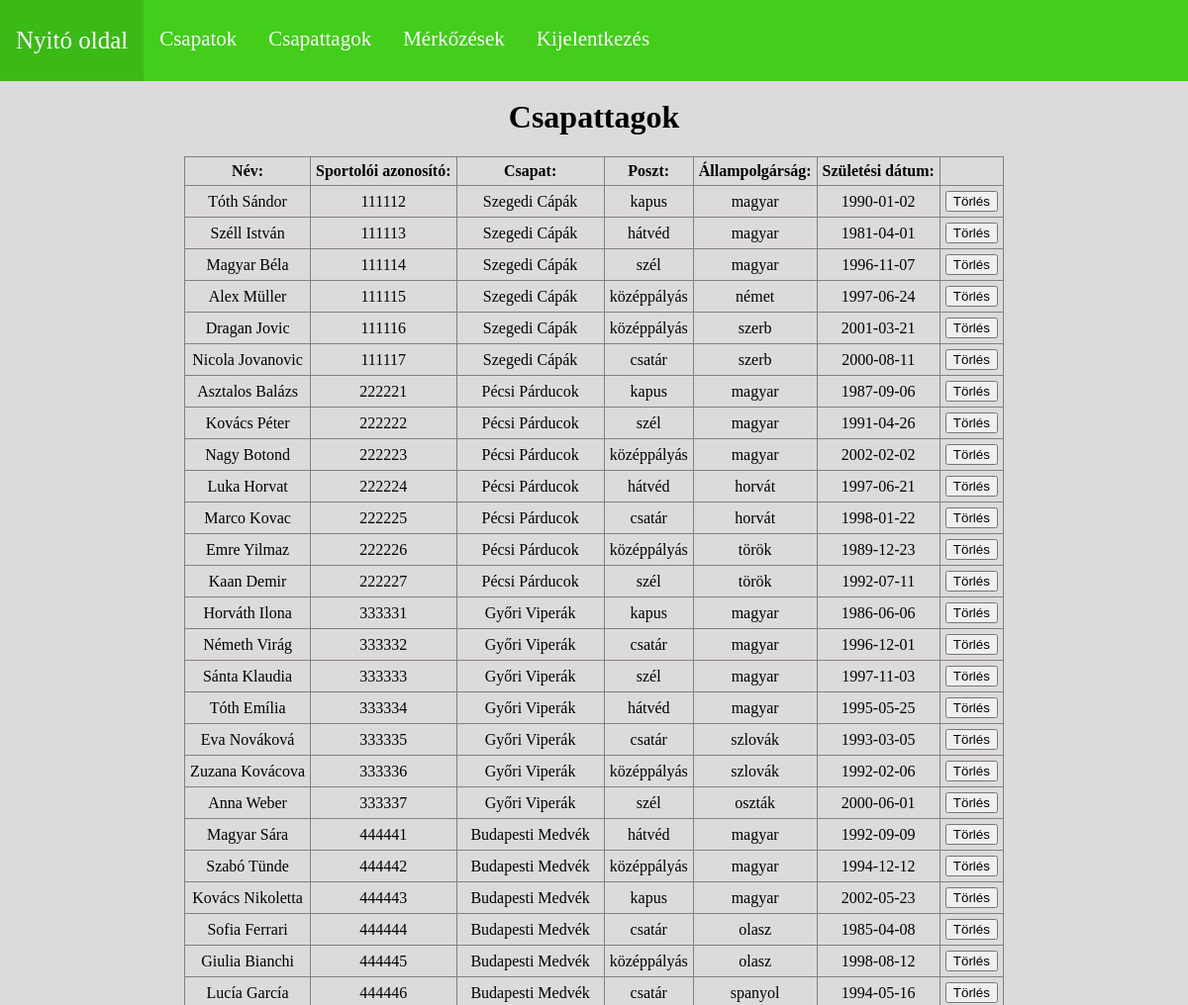
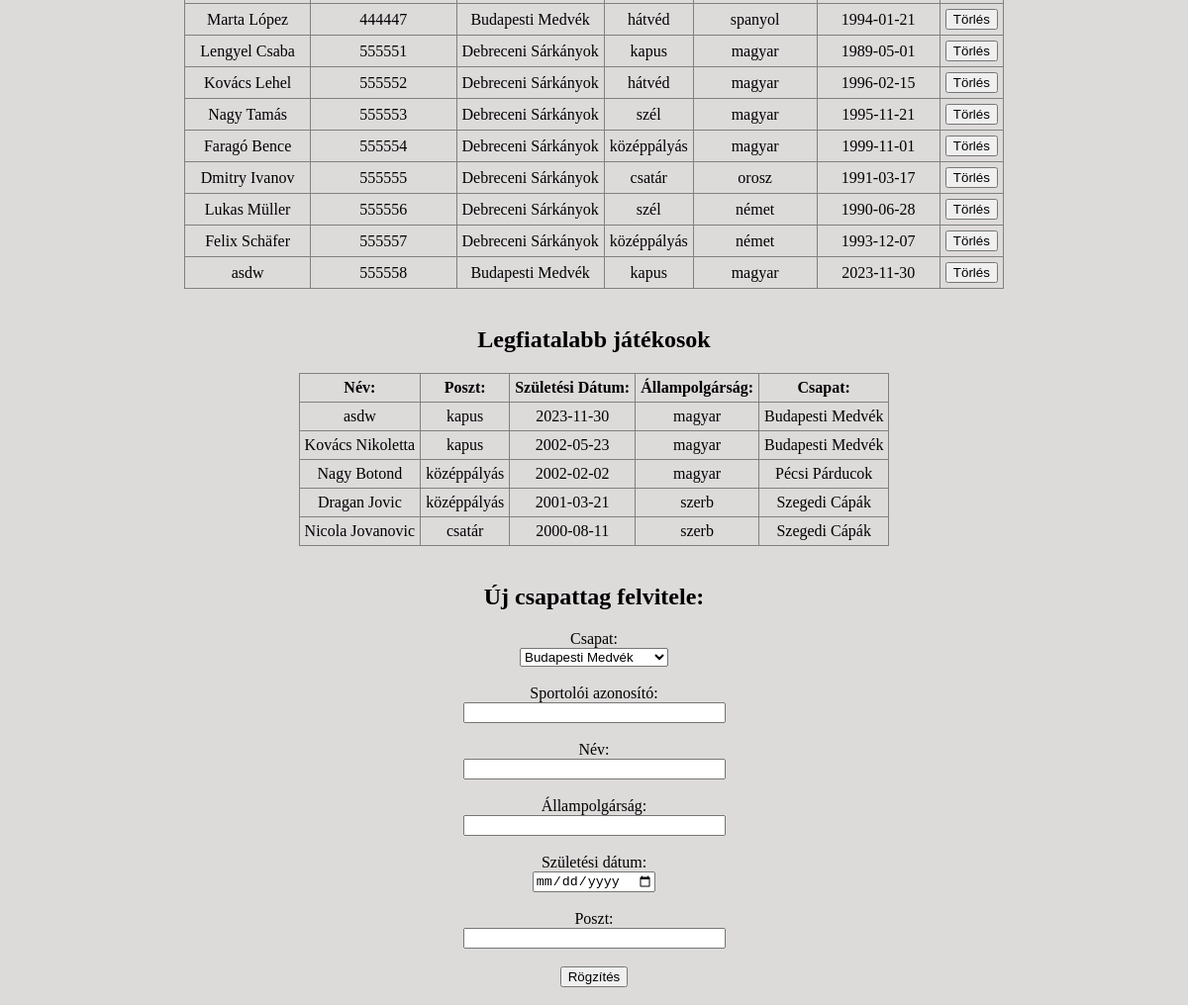
The page /Tagok.php (signed in) on the database its author committed (2 pictures, top to bottom).
### tables this page shows
CREATE TABLE `tag` (
  `sportoloid` int(6) NOT NULL,
  `nev` varchar(100) NOT NULL,
  `szuletesidatum` date NOT NULL,
  `allampolgarsag` varchar(50) NOT NULL,
  `poszt` varchar(50) NOT NULL,
  `csapatid` int(5) NOT NULL
);

CREATE TABLE `csapat` (
  `csapatid` int(5) NOT NULL,
  `nev` varchar(100) NOT NULL,
  `varos` varchar(100) NOT NULL,
  `alapitaseve` int(4) NOT NULL
);

### kezelofgvk.php (called while the page is built, shortened)
<?php
function felhasznalo_csatlakozas(){
    $conn = mysqli_connect('localhost', 'root', '') or die ("Hibás csatlakozás!");
    mysqli_query($conn, 'SET NAMES UTF8');
    mysqli_query($conn, 'SET character_set_results=utf8');
    mysqli_set_charset($conn, 'utf8');
    return $conn;
}
function csapat_leker(){
    if(!($conn = felhasznalo_csatlakozas())){
        return false;
    }
    $result = mysqli_query($conn,"SELECT * FROM csapat ORDER BY nev");
    return $result;
}
function tagok_leker(){
    if(!($conn = felhasznalo_csatlakozas())){
        return false;
    }
    $result = mysqli_query($conn, "SELECT csapat.nev AS csp, tag.nev AS spnev, tag.sportoloid AS id, tag.poszt AS spposzt, tag.allampolgarsag AS spnat, tag.szuletesidatum AS spszul FROM csapat, tag WHERE csapat.csapatid = tag.csapatid");
    return $result;
}
function legfiatalabb_tagok (){
    if(!($conn = felhasznalo_csatlakozas())){
        return false;
    }
    $result = mysqli_query($conn, "SELECT tag.nev AS nev, tag.poszt, tag.szuletesidatum, tag.allampolgarsag, csapat.nev AS csapatnev FROM tag, csapat WHERE tag.csapatid = csapat.csapatid ORDER BY tag.szuletesidatum DESC LIMIT 5;");
    return $result;
}
?>

### Tagok.php (the view, shortened to what this page needs)
<?php
include_once "kezelofgvk.php";
?>
<!DOCTYPE html>
<html lang="hu">
<head>
    <link rel="stylesheet" type="text/css" href="css/media.css">
</head>
<body>
<header>
    <nav>
        <ul class="navigation">
            <li><a href="Index.php" target="_self">Nyitó oldal</a></li>
            <li><a href="Csapatok.php" target="_self">Csapatok</a></li>
            <li><a href="Tagok.php" target="_self">Csapattagok</a></li>
            <li><a href="Merkozesek.php" target="_self">Mérkőzések</a></li>
            <?php if(!(isset($_SESSION["user"]))){?>
            <li><a href="Bejelentkezes.php" target="_self">Bejelentkezés</a></li>
            <li><a href="Regisztracio.php" target="_self">Regisztráció</a></li>
            <?php }else{ ?>
            <li><a href="Kijeletkezes.php" target="_self">Kijelentkezés</a></li>
            <?php } ?>
        </ul>
    </nav>
</header>
<h1>Csapattagok</h1>
<div>
    <table>
        <tr>
            <th>Név:</th>
            <th>Sportolói azonosító:</th>
            <th>Csapat:</th>
            <th>Poszt:</th>
            <th>Állampolgárság:</th>
            <th>Születési dátum:</th>
            <?php if(isset($_SESSION["user"])){ ?>
            <th></th>
            <?php } ?>
        </tr>
        <?php
        $tagok = tagok_leker();
        while($sor = mysqli_fetch_assoc($tagok)){
            echo '<form action="Tagok.php" method="post">';
            echo '<tr>';
            echo '<td>'. $sor["spnev"] .'</td>';
            echo '<td>'.  $sor["id"] .'</td>';
            echo '<td>'. $sor["csp"] . '</td>';
            echo '<td>'. $sor["spposzt"] .'</td>';
            echo '<td>'. $sor["spnat"] .'</td>';
            echo '<td>'. $sor["spszul"] .'</td>';
            if (isset($_SESSION["user"])){
                echo '<td><input type="hidden" name="tag" value="'. $sor["id"] .'"><input type="submit" name="torles" value="Törlés"></td>';
            }
            echo '</tr>';
            echo '</form>';
        }
        ?>
    </table>
</div><br>
<h2>Legfiatalabb játékosok</h2>
<div>
    <table>
        <tr>
            <th>Név:</th>
            <th>Poszt:</th>
            <th>Születési Dátum:</th>
            <th>Állampolgárság:</th>
            <th>Csapat:</th>
        </tr>
        <?php
        $fiatalok = legfiatalabb_tagok();
        while ($fiatal = mysqli_fetch_assoc($fiatalok)){
            echo '<tr>';
            echo '<td>'. $fiatal["nev"] .'</td>';
            echo '<td>'. $fiatal["poszt"] .'</td>';
            echo '<td>'. $fiatal["szuletesidatum"] .'</td>';
            echo '<td>'. $fiatal["allampolgarsag"] .'</td>';
            echo '<td>'. $fiatal["csapatnev"] .'</td>';
            echo '</tr>';
        }
        ?>
    </table>
</div><br>
<?php if(isset($_SESSION["user"])){ ?>
    <h2>Új csapattag felvitele:</h2>
    <div>
        <form action="Tagok.php" method="post">
            <label for="cspval">Csapat:</label><br>
            <select id="cspval" name="valasztottcsp">
                <?php
                $letezocsp = csapat_leker();
                if(mysqli_num_rows($letezocsp) > 0){
                    while($lista = mysqli_fetch_assoc($letezocsp)){
                        echo '<option value="'.  $lista["csapatid"].'">'. $lista["nev"] . '</option>';
                    }
                } else {
                    echo '<option value="">--Nincs választható csapat--</option>';
                }
                ?>
            </select><br><br>
            <label for="csp">Sportolói azonosító:</label><br>
            <input id="cs" type="text" name="spid", size="30"><br><br>
            <label for="name">Név:</label><br>
            <input id="name" type="text" name="spnev" size="30"><br><br>
            <label for="nat">Állampolgárság:</label><br>
            <input id="nat" type="text" name="spnat" size="30"><br><br>
            <label for="date">Születési dátum:</label><br>
            <input id="date" type="date" name="spszul"><br><br>
            <label for="poszt">Poszt:</label><br>
            <input id="poszt" type="text" name="sppost" size="30"><br><br>
            <input type="submit" name="ujsp" value="Rögzítés"><br><br>
        </form>
    </div>
<?php } ?>
</body>
</html>

### css/media.css (style rules this page uses)
* { box-sizing: border-box; }
html { font-size: 16px; }
body { background:#dddada fixed; font-family: Georgia, Times, "Times New Roman", serif; margin:0; margin-top:100px; }
.navigation li:first-child { color:rgba(255,255,255,.5); font-size:25px; border-top:none; }
nav { background: #42CE1A; font-size:21px; position: fixed; width: 100%; top:0; }
nav ul { margin:0; padding:0; list-style: none; }
nav ul li { float:left; }
nav a { text-decoration: none; padding: 1.7rem 1rem; display: block; color:white; }
nav::after { content:''; clear: both; display:table }
div { max-width: 1200px; margin:0 auto; width:95%; text-align: center; }
table { border: 1px solid gray; margin: 0 auto; border-collapse: collapse; box-sizing: border-box; }
th,td { border: 1px solid gray; vertical-align: center; text-align: center; padding: 5px; }
h1, h2, h3, p { text-align: center; }

### rows shown on the page
tag: nev "Tóth Sándor", sportoloid "111112", csapatid.nev "Szegedi Cápák", poszt "kapus", allampolgarsag "magyar", szuletesidatum "1990-01-02"
tag: nev "Széll István", sportoloid "111113", csapatid.nev "Szegedi Cápák", poszt "hátvéd", allampolgarsag "magyar", szuletesidatum "1981-04-01"
tag: nev "Magyar Béla", sportoloid "111114", csapatid.nev "Szegedi Cápák", poszt "szél", allampolgarsag "magyar", szuletesidatum "1996-11-07"
tag: nev "Alex Müller", sportoloid "111115", csapatid.nev "Szegedi Cápák", poszt "középpályás", allampolgarsag "német", szuletesidatum "1997-06-24"
tag: nev "Dragan Jovic", sportoloid "111116", csapatid.nev "Szegedi Cápák", poszt "középpályás", allampolgarsag "szerb", szuletesidatum "2001-03-21"
tag: nev "Nicola Jovanovic", sportoloid "111117", csapatid.nev "Szegedi Cápák", poszt "csatár", allampolgarsag "szerb", szuletesidatum "2000-08-11"
tag: nev "Asztalos Balázs", sportoloid "222221", csapatid.nev "Pécsi Párducok", poszt "kapus", allampolgarsag "magyar", szuletesidatum "1987-09-06"
tag: nev "Kovács Péter", sportoloid "222222", csapatid.nev "Pécsi Párducok", poszt "szél", allampolgarsag "magyar", szuletesidatum "1991-04-26"
tag: nev "Nagy Botond", sportoloid "222223", csapatid.nev "Pécsi Párducok", poszt "középpályás", allampolgarsag "magyar", szuletesidatum "2002-02-02"
tag: nev "Luka Horvat", sportoloid "222224", csapatid.nev "Pécsi Párducok", poszt "hátvéd", allampolgarsag "horvát", szuletesidatum "1997-06-21"
tag: nev "Marco Kovac", sportoloid "222225", csapatid.nev "Pécsi Párducok", poszt "csatár", allampolgarsag "horvát", szuletesidatum "1998-01-22"
tag: nev "Emre Yilmaz", sportoloid "222226", csapatid.nev "Pécsi Párducok", poszt "középpályás", allampolgarsag "török", szuletesidatum "1989-12-23"
tag: nev "Kaan Demir", sportoloid "222227", csapatid.nev "Pécsi Párducok", poszt "szél", allampolgarsag "török", szuletesidatum "1992-07-11"
tag: nev "Horváth Ilona", sportoloid "333331", csapatid.nev "Győri Viperák", poszt "kapus", allampolgarsag "magyar", szuletesidatum "1986-06-06"
tag: nev "Németh Virág", sportoloid "333332", csapatid.nev "Győri Viperák", poszt "csatár", allampolgarsag "magyar", szuletesidatum "1996-12-01"
tag: nev "Sánta Klaudia", sportoloid "333333", csapatid.nev "Győri Viperák", poszt "szél", allampolgarsag "magyar", szuletesidatum "1997-11-03"
tag: nev "Tóth Emília", sportoloid "333334", csapatid.nev "Győri Viperák", poszt "hátvéd", allampolgarsag "magyar", szuletesidatum "1995-05-25"
tag: nev "Eva Nováková", sportoloid "333335", csapatid.nev "Győri Viperák", poszt "csatár", allampolgarsag "szlovák", szuletesidatum "1993-03-05"
tag: nev "Zuzana Kovácova", sportoloid "333336", csapatid.nev "Győri Viperák", poszt "középpályás", allampolgarsag "szlovák", szuletesidatum "1992-02-06"
tag: nev "Anna Weber", sportoloid "333337", csapatid.nev "Győri Viperák", poszt "szél", allampolgarsag "oszták", szuletesidatum "2000-06-01"
tag: nev "Magyar Sára", sportoloid "444441", csapatid.nev "Budapesti Medvék", poszt "hátvéd", allampolgarsag "magyar", szuletesidatum "1992-09-09"
tag: nev "Szabó Tünde", sportoloid "444442", csapatid.nev "Budapesti Medvék", poszt "középpályás", allampolgarsag "magyar", szuletesidatum "1994-12-12"
tag: nev "Kovács Nikoletta", sportoloid "444443", csapatid.nev "Budapesti Medvék", poszt "kapus", allampolgarsag "magyar", szuletesidatum "2002-05-23"
tag: nev "Sofia Ferrari", sportoloid "444444", csapatid.nev "Budapesti Medvék", poszt "csatár", allampolgarsag "olasz", szuletesidatum "1985-04-08"
tag: nev "Giulia Bianchi", sportoloid "444445", csapatid.nev "Budapesti Medvék", poszt "középpályás", allampolgarsag "olasz", szuletesidatum "1998-08-12"
tag: nev "Lucía García", sportoloid "444446", csapatid.nev "Budapesti Medvék", poszt "csatár", allampolgarsag "spanyol", szuletesidatum "1994-05-16"
tag: nev "Marta López", sportoloid "444447", csapatid.nev "Budapesti Medvék", poszt "hátvéd", allampolgarsag "spanyol", szuletesidatum "1994-01-21"
tag: nev "Lengyel Csaba", sportoloid "555551", csapatid.nev "Debreceni Sárkányok", poszt "kapus", allampolgarsag "magyar", szuletesidatum "1989-05-01"
tag: nev "Kovács Lehel", sportoloid "555552", csapatid.nev "Debreceni Sárkányok", poszt "hátvéd", allampolgarsag "magyar", szuletesidatum "1996-02-15"
tag: nev "Nagy Tamás", sportoloid "555553", csapatid.nev "Debreceni Sárkányok", poszt "szél", allampolgarsag "magyar", szuletesidatum "1995-11-21"
tag: nev "Faragó Bence", sportoloid "555554", csapatid.nev "Debreceni Sárkányok", poszt "középpályás", allampolgarsag "magyar", szuletesidatum "1999-11-01"
tag: nev "Dmitry Ivanov", sportoloid "555555", csapatid.nev "Debreceni Sárkányok", poszt "csatár", allampolgarsag "orosz", szuletesidatum "1991-03-17"
tag: nev "Lukas Müller", sportoloid "555556", csapatid.nev "Debreceni Sárkányok", poszt "szél", allampolgarsag "német", szuletesidatum "1990-06-28"
tag: nev "Felix Schäfer", sportoloid "555557", csapatid.nev "Debreceni Sárkányok", poszt "középpályás", allampolgarsag "német", szuletesidatum "1993-12-07"
tag: nev "asdw", sportoloid "555558", csapatid.nev "Budapesti Medvék", poszt "kapus", allampolgarsag "magyar", szuletesidatum "2023-11-30"

### other values the page prints
form field valasztottcsp "Budapesti Medvék"
